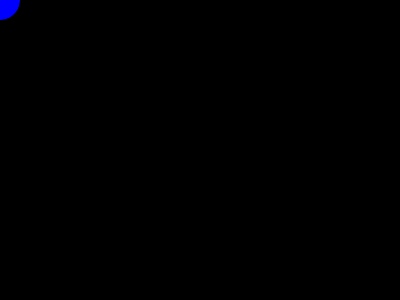
Frame 1 (no input)
Frame 60 (the mouse pressed at the canvas centre just before this capture): identical to frame 1, image omitted
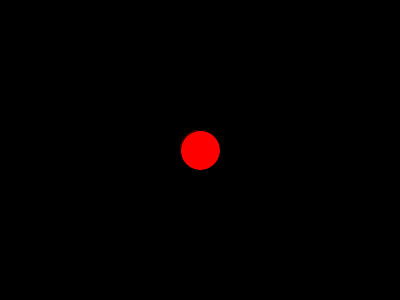
Frame 120 (the mouse held since frame 60 and released just before this capture)

The Processing sketch that drew these frames (run headless with seeded random() and noise(); from frame 60 on, the mouse is pressed at the canvas centre):

// Processing sketch: MouseBlueRed
// ── MouseBlueRed.pde
void setup() {
  size(400, 300);
  frameRate(24);
}

void draw() {
  background(0);
  if (mousePressed) {
    fill(255, 0, 0);
  } else {
    fill(0, 0, 255);
  }
  ellipse(mouseX, mouseY, 40, 40);
}
